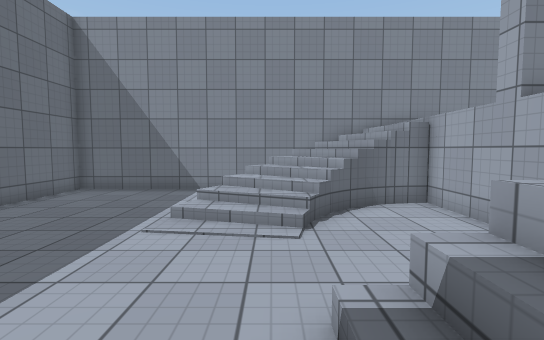
View 1 (above)

15 first-person views from a walk through a scene from a Unity 3-D project. The camera is 1.4 m above the floor, tilts 4° down and sees 85° across. The floor is counted in squares, 0.9 m on a side. Each view is taken from the middle of a square. On the plan, view 1 faces up. The plan holds only what a view shows up to about 15 squares ahead; the rest is blank. The place goes on beyond the plan. The player character is not drawn. Surface patterns are stand-ins for the level's own textures.

View 2
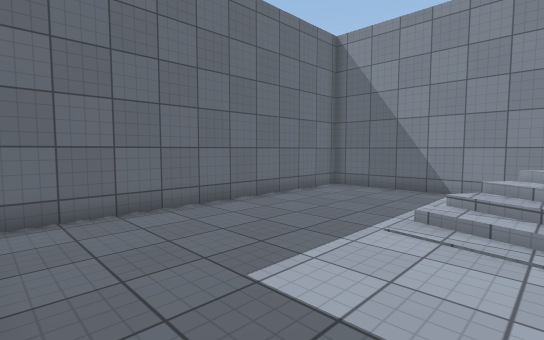

View 3
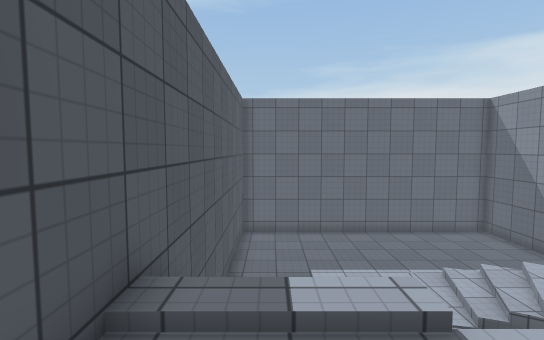

View 4
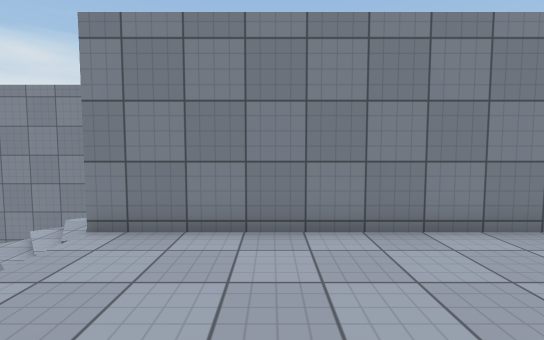

View 5
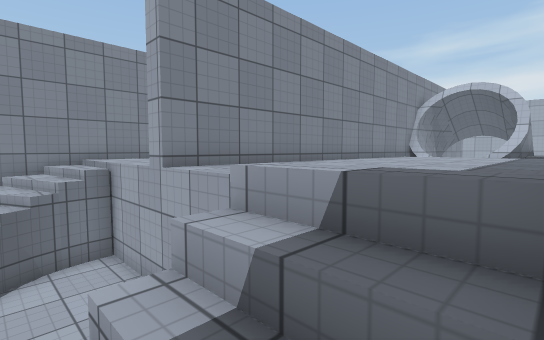

View 6
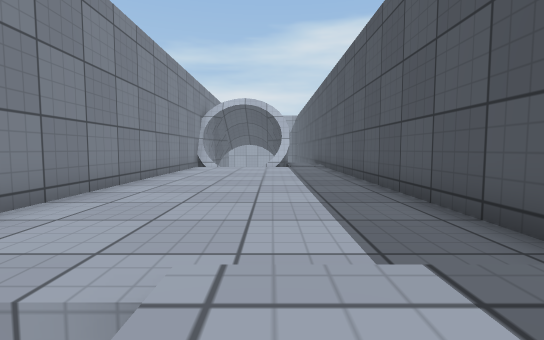

View 7
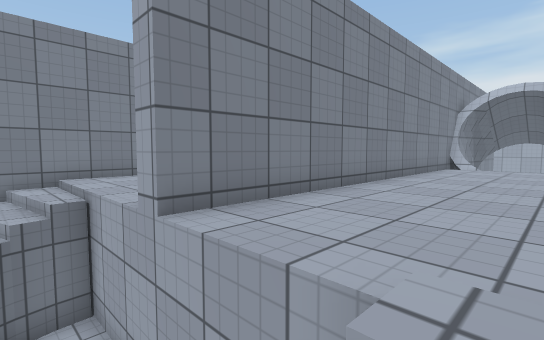

View 8
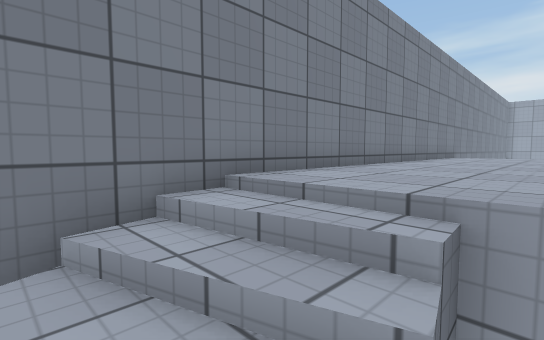

View 9
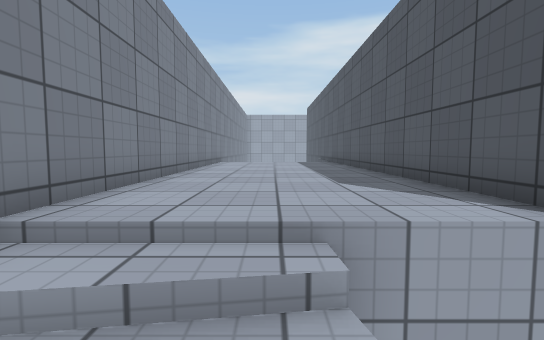

View 10
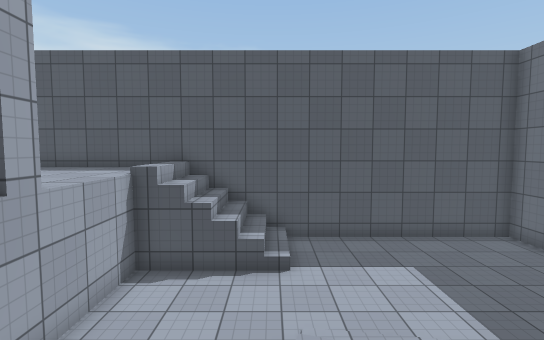

View 11
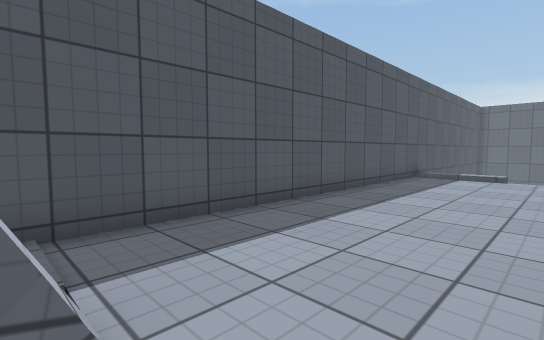

View 12
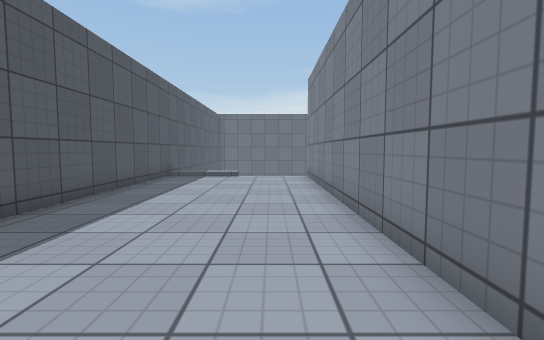

View 13
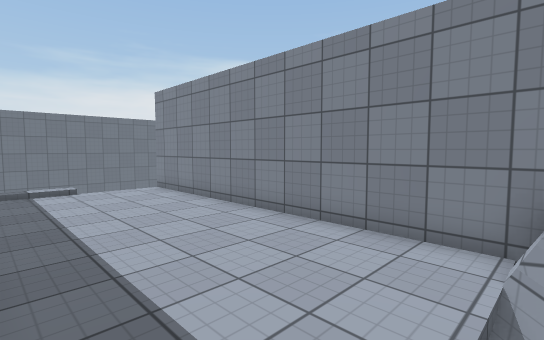

View 14
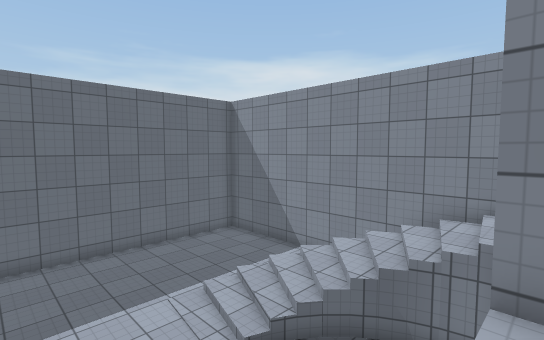

View 15
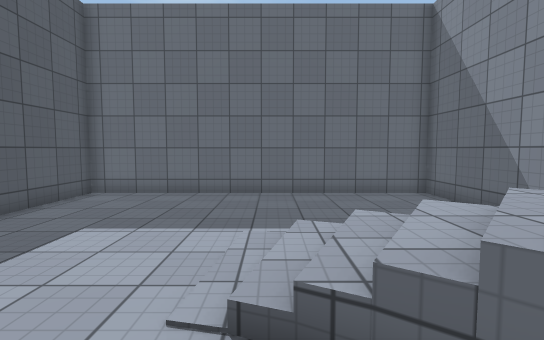

### Floor plan
Key: @ floor where view 1 was taken; # wall or solid block; . main floor; - floor 0.25 m lower than the main floor; _ floor 0.5 m lower than the main floor; < floor 1.25 m lower than the main floor; ( floor 2.25 m lower than the main floor; / step, stairs or slope; = window, fence, low wall or low ledge.
Columns run from 8 left of view 1 to 17 right of it. Each row starts with its distance up from view 1.
 12 ##########################
 11 #((((((  ( _-............
 10 #(((((   ///-............
  9 #((((((=<////............
  8 #((((((////#(............
  7 #(((((////(((............
  6 #((((((///(((#############
  5 #((((((((((((............#
  4 #((((((((((((............/
  3 #((((((((((((............/
  2 #((((((((////............#
  1 #((((((((////............#
  0 #(((((((@////.............
 -1 ##########################

Positions as (right, up) in squares from view 1, and headings:
1: (0, 0), facing up
2: (0, 0), facing up-left
3: (7, 1), facing left
4: (8, 0), facing up
5: (2, 0), facing up-right
6: (3, 2), facing right
7: (3, 2), facing up-right
8: (2, 8), facing up-right
9: (2, 9), facing right
10: (1, 10), facing down
11: (17, 4), facing down-left
12: (17, 4), facing left
13: (17, 0), facing up-left
14: (5, 2), facing up-left
15: (3, 6), facing left
